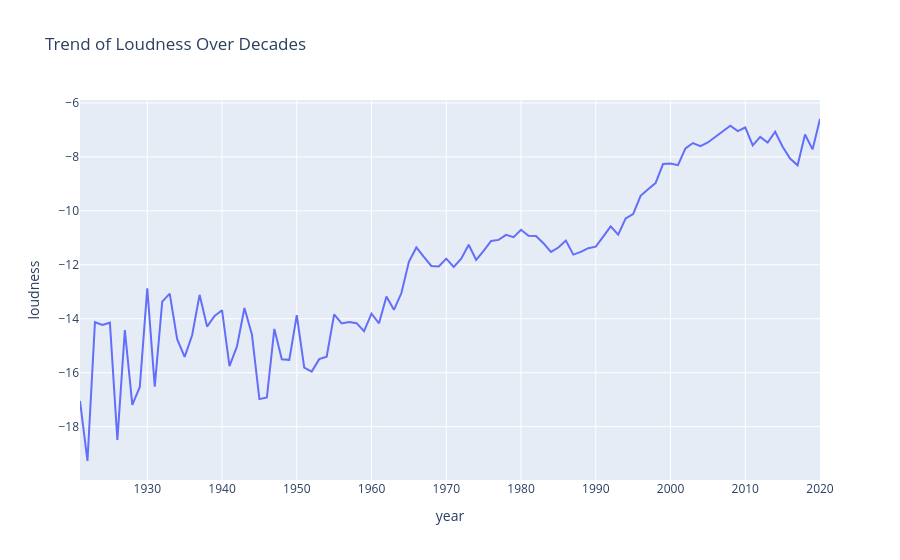

Notebook cell for this chart:
### Code cell
#plot the trend of loudness over time using year_data:
fig = px.line(
    year_data,
    x='year',
    y='loudness',
    title='Trend of Loudness Over Decades'
)

fig.show()

### Figure 1 — Plotly figure (JSON) as saved in the notebook; plotly's stock layout.template omitted (floating-point values rounded to 4 significant figures)
{"data": [{"hovertemplate": "year=%{x}<br>loudness=%{y}<extra></extra>", "legendgroup": "", "line": {"color": "#636efa", "dash": "solid"}, "marker": {"symbol": "circle"}, "mode": "lines", "name": "", "orientation": "v", "showlegend": false, "type": "scatter", "x": [1921, 1922, 1923, 1924, 1925, 1926, 1927, 1928, 1929, 1930, 1931, 1932, 1933, 1934, 1935, 1936, 1937, 1938, 1939, 1940, 1941, 1942, 1943, 1944, 1945, 1946, 1947, 1948, 1949, 1950, 1951, 1952, 1953, 1954, 1955, 1956, 1957, 1958, 1959, 1960, 1961, 1962, 1963, 1964, 1965, 1966, 1967, 1968, 1969, 1970, 1971, 1972, 1973, 1974, 1975, 1976, 1977, 1978, 1979, 1980, 1981, 1982, 1983, 1984, 1985, 1986, 1987, 1988, 1989, 1990, 1991, 1992, 1993, 1994, 1995, 1996, 1997, 1998, 1999, 2000, 2001, 2002, 2003, 2004, 2005, 2006, 2007, 2008, 2009, 2010, 2011, 2012, 2013, 2014, 2015, 2016, 2017, 2018, 2019, 2020], "xaxis": "x", "y": [-17.05, -19.28, -14.13, -14.23, -14.15, -18.49, -14.42, -17.19, -16.53, -12.87, -16.52, -13.36, -13.07, -14.76, -15.41, -14.61, -13.12, -14.29, -13.9, -13.68, -15.76, -15.03, -13.6, -14.58, -16.98, -16.92, -14.38, -15.51, -15.53, -13.86, -15.81, -15.96, -15.5, -15.41, -13.84, -14.18, -14.12, -14.17, -14.46, -13.81, -14.17, -13.18, -13.67, -13.05, -11.89, -11.36, -11.71, -12.04, -12.06, -11.77, -12.08, -11.77, -11.26, -11.82, -11.49, -11.11, -11.08, -10.89, -10.98, -10.7, -10.92, -10.93, -11.2, -11.52, -11.36, -11.1, -11.62, -11.52, -11.38, -11.33, -10.96, -10.58, -10.88, -10.28, -10.12, -9.444, -9.201, -8.971, -8.266, -8.248, -8.305, -7.687, -7.486, -7.602, -7.466, -7.266, -7.045, -6.844, -7.046, -6.91, -7.575, -7.261, -7.472, -7.067, -7.626, -8.061, -8.313, -7.169, -7.722, -6.595], "yaxis": "y"}], "layout": {"legend": {"tracegroupgap": 0}, "title": {"text": "Trend of Loudness Over Decades"}, "xaxis": {"anchor": "y", "domain": [0, 1], "title": {"text": "year"}}, "yaxis": {"anchor": "x", "domain": [0, 1], "title": {"text": "loudness"}}}}
